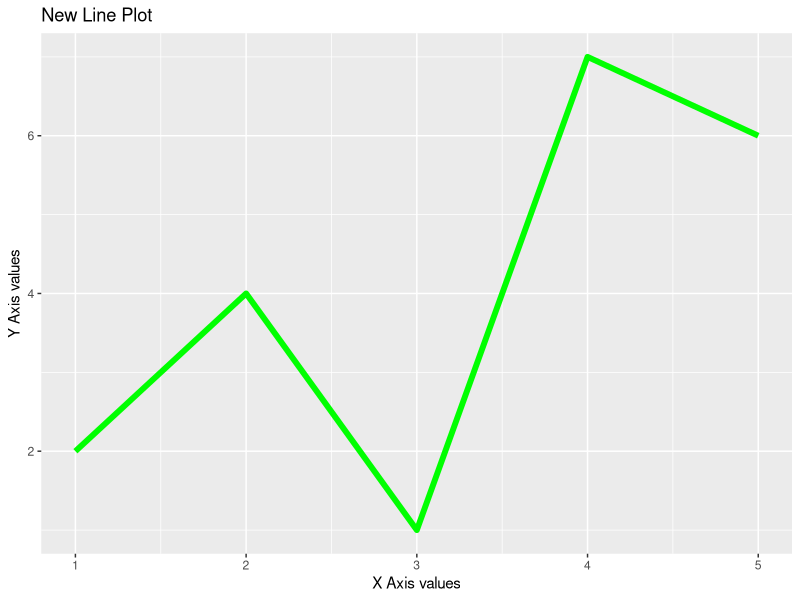

Here is the R script that generated this plot:
library(ggplot2)

x <- c(1, 2, 3, 4, 5)
y <- c(2, 4, 1, 7, 6)

data <- data.frame(x, y)

ggplot(data, aes(x = x, y = y)) +
  geom_line(color = "green", size = 2) +
  ggtitle("New Line Plot") +
  xlab("X Axis values") +
  ylab("Y Axis values")
